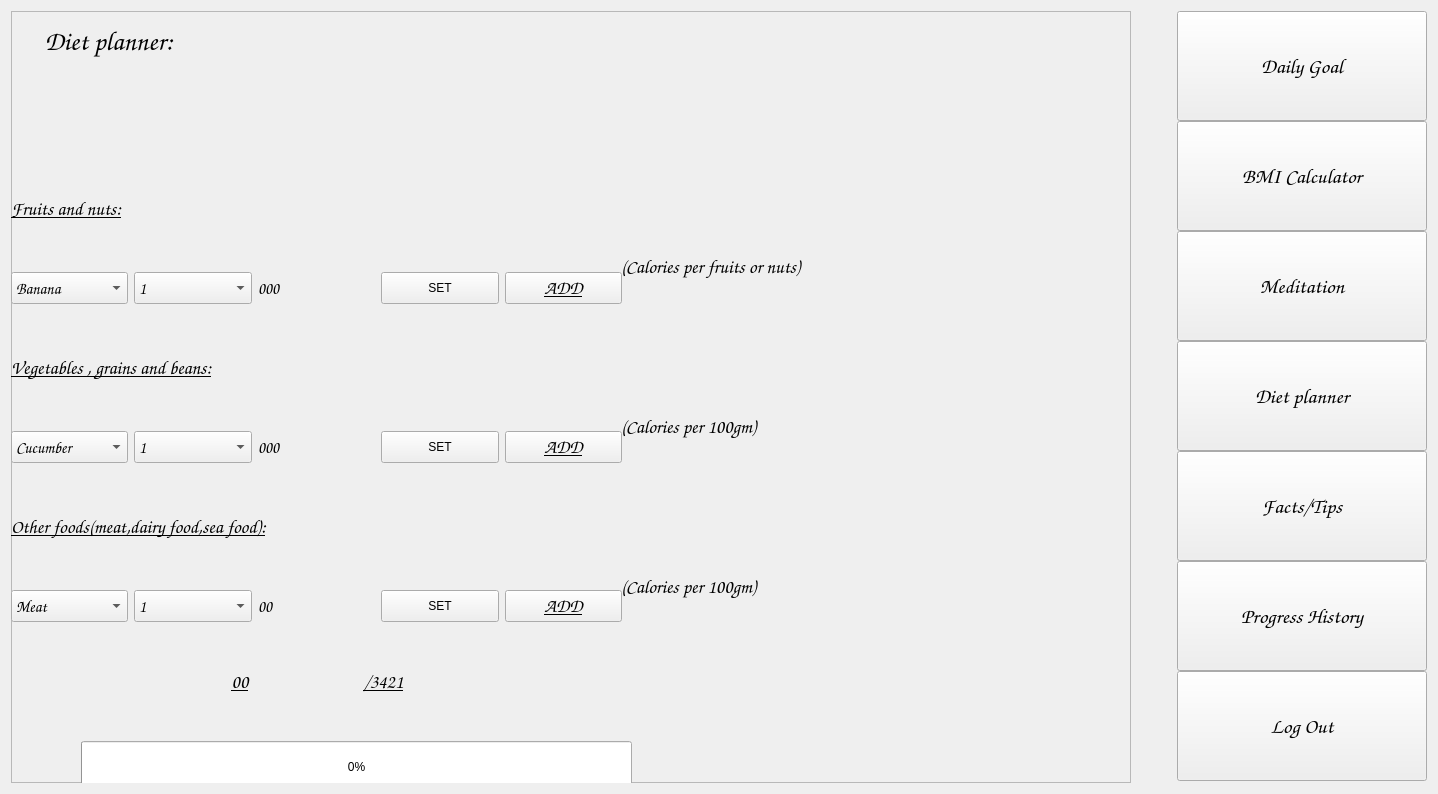
<?xml version="1.0" encoding="UTF-8"?>
<ui version="4.0">
 <class>Form</class>
 <widget class="QWidget" name="Form">
  <property name="geometry">
   <rect>
    <x>0</x>
    <y>0</y>
    <width>1438</width>
    <height>794</height>
   </rect>
  </property>
  <property name="windowTitle">
   <string>Form</string>
  </property>
  <property name="styleSheet">
   <string notr="true">border-image: url(:/newPrefix/Form graphics/trt.jpg);</string>
  </property>
  <layout class="QHBoxLayout" name="horizontalLayout_5">
   <item>
    <widget class="QFrame" name="frame">
     <property name="sizePolicy">
      <sizepolicy hsizetype="MinimumExpanding" vsizetype="MinimumExpanding">
       <horstretch>0</horstretch>
       <verstretch>0</verstretch>
      </sizepolicy>
     </property>
     <property name="minimumSize">
      <size>
       <width>1110</width>
       <height>0</height>
      </size>
     </property>
     <property name="styleSheet">
      <string notr="true">border-image:none;</string>
     </property>
     <property name="frameShape">
      <enum>QFrame::StyledPanel</enum>
     </property>
     <property name="frameShadow">
      <enum>QFrame::Raised</enum>
     </property>
     <widget class="QLabel" name="label_2">
      <property name="geometry">
       <rect>
        <x>10</x>
        <y>-10</y>
        <width>511</width>
        <height>81</height>
       </rect>
      </property>
      <property name="font">
       <font>
        <family>Comic Sans MS</family>
        <pointsize>20</pointsize>
        <weight>75</weight>
        <italic>true</italic>
        <bold>true</bold>
       </font>
      </property>
      <property name="styleSheet">
       <string notr="true">border-image: url(:/newPrefix/Form graphics/gg.png);</string>
      </property>
      <property name="text">
       <string>    Diet planner:</string>
      </property>
     </widget>
     <widget class="QWidget" name="layoutWidget">
      <property name="geometry">
       <rect>
        <x>0</x>
        <y>140</y>
        <width>611</width>
        <height>471</height>
       </rect>
      </property>
      <layout class="QVBoxLayout" name="verticalLayout_5">
       <item>
        <layout class="QVBoxLayout" name="verticalLayout">
         <item>
          <widget class="QLabel" name="label_3">
           <property name="font">
            <font>
             <family>Comic Sans MS</family>
             <pointsize>14</pointsize>
             <weight>75</weight>
             <italic>true</italic>
             <bold>true</bold>
             <underline>true</underline>
            </font>
           </property>
           <property name="text">
            <string>Fruits and nuts:</string>
           </property>
          </widget>
         </item>
         <item>
          <layout class="QHBoxLayout" name="horizontalLayout">
           <item>
            <widget class="QComboBox" name="comboBox_2">
             <property name="sizePolicy">
              <sizepolicy hsizetype="Preferred" vsizetype="Preferred">
               <horstretch>0</horstretch>
               <verstretch>0</verstretch>
              </sizepolicy>
             </property>
             <property name="font">
              <font>
               <family>Comic Sans MS</family>
               <pointsize>12</pointsize>
               <weight>75</weight>
               <italic>true</italic>
               <bold>true</bold>
              </font>
             </property>
             <item>
              <property name="text">
               <string>Banana</string>
              </property>
             </item>
             <item>
              <property name="text">
               <string>Orange</string>
              </property>
             </item>
             <item>
              <property name="text">
               <string>Mango</string>
              </property>
             </item>
             <item>
              <property name="text">
               <string>Apple</string>
              </property>
             </item>
             <item>
              <property name="text">
               <string>Cashew</string>
              </property>
             </item>
             <item>
              <property name="text">
               <string>Pista</string>
              </property>
             </item>
             <item>
              <property name="text">
               <string>Almond</string>
              </property>
             </item>
             <item>
              <property name="text">
               <string>Watermelon</string>
              </property>
             </item>
             <item>
              <property name="text">
               <string>Chickoo</string>
              </property>
             </item>
             <item>
              <property name="text">
               <string>Sweetlime</string>
              </property>
             </item>
            </widget>
           </item>
           <item>
            <widget class="QComboBox" name="comboBox_5">
             <property name="sizePolicy">
              <sizepolicy hsizetype="Preferred" vsizetype="Preferred">
               <horstretch>0</horstretch>
               <verstretch>0</verstretch>
              </sizepolicy>
             </property>
             <property name="font">
              <font>
               <family>Comic Sans MS</family>
               <pointsize>12</pointsize>
               <weight>75</weight>
               <italic>true</italic>
               <bold>true</bold>
              </font>
             </property>
             <property name="editable">
              <bool>false</bool>
             </property>
             <property name="maxCount">
              <number>6</number>
             </property>
             <item>
              <property name="text">
               <string>1</string>
              </property>
             </item>
             <item>
              <property name="text">
               <string>2</string>
              </property>
             </item>
             <item>
              <property name="text">
               <string>3</string>
              </property>
             </item>
             <item>
              <property name="text">
               <string>4</string>
              </property>
             </item>
             <item>
              <property name="text">
               <string>5</string>
              </property>
             </item>
             <item>
              <property name="text">
               <string>6</string>
              </property>
             </item>
            </widget>
           </item>
           <item>
            <widget class="QLabel" name="label_8">
             <property name="font">
              <font>
               <family>Comic Sans MS</family>
               <pointsize>12</pointsize>
               <weight>75</weight>
               <italic>true</italic>
               <bold>true</bold>
              </font>
             </property>
             <property name="text">
              <string>000</string>
             </property>
            </widget>
           </item>
           <item>
            <widget class="QPushButton" name="pushButton">
             <property name="sizePolicy">
              <sizepolicy hsizetype="Minimum" vsizetype="Preferred">
               <horstretch>0</horstretch>
               <verstretch>0</verstretch>
              </sizepolicy>
             </property>
             <property name="text">
              <string>SET</string>
             </property>
            </widget>
           </item>
           <item>
            <widget class="QPushButton" name="pushButton_2">
             <property name="font">
              <font>
               <family>Comic Sans MS</family>
               <pointsize>14</pointsize>
               <weight>75</weight>
               <italic>true</italic>
               <bold>true</bold>
               <underline>true</underline>
              </font>
             </property>
             <property name="styleSheet">
              <string notr="true">background-image: url(:/newPrefix/Form graphics/ImagBtun.jpg);</string>
             </property>
             <property name="text">
              <string>ADD</string>
             </property>
            </widget>
           </item>
          </layout>
         </item>
        </layout>
       </item>
       <item>
        <layout class="QVBoxLayout" name="verticalLayout_2">
         <item>
          <widget class="QLabel" name="label_4">
           <property name="font">
            <font>
             <family>Comic Sans MS</family>
             <pointsize>14</pointsize>
             <weight>75</weight>
             <italic>true</italic>
             <bold>true</bold>
             <underline>true</underline>
            </font>
           </property>
           <property name="text">
            <string>Vegetables , grains and beans:</string>
           </property>
          </widget>
         </item>
         <item>
          <layout class="QHBoxLayout" name="horizontalLayout_2">
           <item>
            <widget class="QComboBox" name="comboBox_3">
             <property name="sizePolicy">
              <sizepolicy hsizetype="Preferred" vsizetype="Preferred">
               <horstretch>0</horstretch>
               <verstretch>0</verstretch>
              </sizepolicy>
             </property>
             <property name="font">
              <font>
               <family>Comic Sans MS</family>
               <pointsize>12</pointsize>
               <weight>75</weight>
               <italic>true</italic>
               <bold>true</bold>
              </font>
             </property>
             <item>
              <property name="text">
               <string>Cucumber</string>
              </property>
             </item>
             <item>
              <property name="text">
               <string>Brinjal</string>
              </property>
             </item>
             <item>
              <property name="text">
               <string>Spinach</string>
              </property>
             </item>
             <item>
              <property name="text">
               <string>Carrot</string>
              </property>
             </item>
             <item>
              <property name="text">
               <string>Capsicum</string>
              </property>
             </item>
             <item>
              <property name="text">
               <string>Brocolli</string>
              </property>
             </item>
             <item>
              <property name="text">
               <string>Horse bean</string>
              </property>
             </item>
             <item>
              <property name="text">
               <string>Tomato</string>
              </property>
             </item>
             <item>
              <property name="text">
               <string>Green gram</string>
              </property>
             </item>
             <item>
              <property name="text">
               <string>Raddish</string>
              </property>
             </item>
            </widget>
           </item>
           <item>
            <widget class="QComboBox" name="comboBox_6">
             <property name="sizePolicy">
              <sizepolicy hsizetype="Preferred" vsizetype="Preferred">
               <horstretch>0</horstretch>
               <verstretch>0</verstretch>
              </sizepolicy>
             </property>
             <property name="font">
              <font>
               <family>Comic Sans MS</family>
               <pointsize>12</pointsize>
               <weight>75</weight>
               <italic>true</italic>
               <bold>true</bold>
              </font>
             </property>
             <property name="maxCount">
              <number>6</number>
             </property>
             <item>
              <property name="text">
               <string>1</string>
              </property>
             </item>
             <item>
              <property name="text">
               <string>2</string>
              </property>
             </item>
             <item>
              <property name="text">
               <string>3</string>
              </property>
             </item>
             <item>
              <property name="text">
               <string>4</string>
              </property>
             </item>
             <item>
              <property name="text">
               <string>5</string>
              </property>
             </item>
             <item>
              <property name="text">
               <string>6</string>
              </property>
             </item>
            </widget>
           </item>
           <item>
            <widget class="QLabel" name="label_9">
             <property name="font">
              <font>
               <family>Comic Sans MS</family>
               <pointsize>12</pointsize>
               <weight>75</weight>
               <italic>true</italic>
               <bold>true</bold>
              </font>
             </property>
             <property name="text">
              <string>000</string>
             </property>
            </widget>
           </item>
           <item>
            <widget class="QPushButton" name="pushButton_3">
             <property name="sizePolicy">
              <sizepolicy hsizetype="Minimum" vsizetype="Minimum">
               <horstretch>0</horstretch>
               <verstretch>0</verstretch>
              </sizepolicy>
             </property>
             <property name="text">
              <string>SET</string>
             </property>
            </widget>
           </item>
           <item>
            <widget class="QPushButton" name="pushButton_5">
             <property name="font">
              <font>
               <family>Comic Sans MS</family>
               <pointsize>14</pointsize>
               <weight>75</weight>
               <italic>true</italic>
               <bold>true</bold>
               <underline>true</underline>
              </font>
             </property>
             <property name="styleSheet">
              <string notr="true">background-image: url(:/newPrefix/Form graphics/ImagBtun.jpg);</string>
             </property>
             <property name="text">
              <string>ADD</string>
             </property>
            </widget>
           </item>
          </layout>
         </item>
        </layout>
       </item>
       <item>
        <layout class="QVBoxLayout" name="verticalLayout_3">
         <item>
          <widget class="QLabel" name="label_5">
           <property name="font">
            <font>
             <family>Comic Sans MS</family>
             <pointsize>14</pointsize>
             <weight>75</weight>
             <italic>true</italic>
             <bold>true</bold>
             <underline>true</underline>
            </font>
           </property>
           <property name="text">
            <string>Other foods(meat,dairy food,sea food):</string>
           </property>
          </widget>
         </item>
         <item>
          <layout class="QHBoxLayout" name="horizontalLayout_3">
           <item>
            <widget class="QComboBox" name="comboBox_4">
             <property name="sizePolicy">
              <sizepolicy hsizetype="Preferred" vsizetype="Preferred">
               <horstretch>0</horstretch>
               <verstretch>0</verstretch>
              </sizepolicy>
             </property>
             <property name="font">
              <font>
               <family>Comic Sans MS</family>
               <pointsize>12</pointsize>
               <weight>75</weight>
               <italic>true</italic>
               <bold>true</bold>
              </font>
             </property>
             <item>
              <property name="text">
               <string>Meat</string>
              </property>
             </item>
             <item>
              <property name="text">
               <string>Chicken</string>
              </property>
             </item>
             <item>
              <property name="text">
               <string>Egg</string>
              </property>
             </item>
             <item>
              <property name="text">
               <string>Fish</string>
              </property>
             </item>
             <item>
              <property name="text">
               <string>Milk</string>
              </property>
             </item>
             <item>
              <property name="text">
               <string>Curd</string>
              </property>
             </item>
             <item>
              <property name="text">
               <string>Panner</string>
              </property>
             </item>
             <item>
              <property name="text">
               <string>Cheese</string>
              </property>
             </item>
            </widget>
           </item>
           <item>
            <widget class="QComboBox" name="comboBox_7">
             <property name="sizePolicy">
              <sizepolicy hsizetype="Preferred" vsizetype="Preferred">
               <horstretch>0</horstretch>
               <verstretch>0</verstretch>
              </sizepolicy>
             </property>
             <property name="font">
              <font>
               <family>Comic Sans MS</family>
               <pointsize>12</pointsize>
               <weight>75</weight>
               <italic>true</italic>
               <bold>true</bold>
              </font>
             </property>
             <item>
              <property name="text">
               <string>1</string>
              </property>
             </item>
             <item>
              <property name="text">
               <string>2</string>
              </property>
             </item>
             <item>
              <property name="text">
               <string>3</string>
              </property>
             </item>
             <item>
              <property name="text">
               <string>4</string>
              </property>
             </item>
             <item>
              <property name="text">
               <string>5</string>
              </property>
             </item>
             <item>
              <property name="text">
               <string>6</string>
              </property>
             </item>
            </widget>
           </item>
           <item>
            <widget class="QLabel" name="label_10">
             <property name="font">
              <font>
               <family>Comic Sans MS</family>
               <pointsize>12</pointsize>
               <weight>75</weight>
               <italic>true</italic>
               <bold>true</bold>
              </font>
             </property>
             <property name="text">
              <string>00</string>
             </property>
            </widget>
           </item>
           <item>
            <widget class="QPushButton" name="pushButton_4">
             <property name="sizePolicy">
              <sizepolicy hsizetype="Minimum" vsizetype="Minimum">
               <horstretch>0</horstretch>
               <verstretch>0</verstretch>
              </sizepolicy>
             </property>
             <property name="text">
              <string>SET</string>
             </property>
            </widget>
           </item>
           <item>
            <widget class="QPushButton" name="pushButton_6">
             <property name="font">
              <font>
               <family>Comic Sans MS</family>
               <pointsize>14</pointsize>
               <weight>75</weight>
               <italic>true</italic>
               <bold>true</bold>
               <underline>true</underline>
              </font>
             </property>
             <property name="styleSheet">
              <string notr="true">background-image: url(:/newPrefix/Form graphics/ImagBtun.jpg);</string>
             </property>
             <property name="text">
              <string>ADD</string>
             </property>
            </widget>
           </item>
          </layout>
         </item>
        </layout>
       </item>
      </layout>
     </widget>
     <widget class="QWidget" name="layoutWidget">
      <property name="geometry">
       <rect>
        <x>160</x>
        <y>620</y>
        <width>281</width>
        <height>101</height>
       </rect>
      </property>
      <layout class="QHBoxLayout" name="horizontalLayout_4">
       <item>
        <widget class="QLabel" name="label">
         <property name="font">
          <font>
           <family>Comic Sans MS</family>
           <pointsize>14</pointsize>
           <weight>75</weight>
           <italic>true</italic>
           <bold>true</bold>
           <underline>true</underline>
          </font>
         </property>
         <property name="text">
          <string>00</string>
         </property>
         <property name="alignment">
          <set>Qt::AlignCenter</set>
         </property>
        </widget>
       </item>
       <item>
        <widget class="QLabel" name="label_6">
         <property name="font">
          <font>
           <family>Comic Sans MS</family>
           <pointsize>14</pointsize>
           <weight>75</weight>
           <italic>true</italic>
           <bold>true</bold>
           <underline>true</underline>
          </font>
         </property>
         <property name="text">
          <string>/3421</string>
         </property>
         <property name="alignment">
          <set>Qt::AlignCenter</set>
         </property>
        </widget>
       </item>
      </layout>
     </widget>
     <widget class="QProgressBar" name="progressBar">
      <property name="geometry">
       <rect>
        <x>70</x>
        <y>730</y>
        <width>551</width>
        <height>51</height>
       </rect>
      </property>
      <property name="value">
       <number>0</number>
      </property>
     </widget>
     <widget class="QLabel" name="label_11">
      <property name="geometry">
       <rect>
        <x>610</x>
        <y>220</y>
        <width>311</width>
        <height>71</height>
       </rect>
      </property>
      <property name="font">
       <font>
        <family>Comic Sans MS</family>
        <pointsize>14</pointsize>
        <weight>75</weight>
        <italic>true</italic>
        <bold>true</bold>
       </font>
      </property>
      <property name="text">
       <string>(Calories per fruits or nuts)</string>
      </property>
     </widget>
     <widget class="QLabel" name="label_12">
      <property name="geometry">
       <rect>
        <x>610</x>
        <y>380</y>
        <width>251</width>
        <height>71</height>
       </rect>
      </property>
      <property name="font">
       <font>
        <family>Comic Sans MS</family>
        <pointsize>14</pointsize>
        <weight>75</weight>
        <italic>true</italic>
        <bold>true</bold>
       </font>
      </property>
      <property name="text">
       <string>(Calories per 100gm)</string>
      </property>
     </widget>
     <widget class="QLabel" name="label_13">
      <property name="geometry">
       <rect>
        <x>610</x>
        <y>540</y>
        <width>251</width>
        <height>71</height>
       </rect>
      </property>
      <property name="font">
       <font>
        <family>Comic Sans MS</family>
        <pointsize>14</pointsize>
        <weight>75</weight>
        <italic>true</italic>
        <bold>true</bold>
       </font>
      </property>
      <property name="text">
       <string>(Calories per 100gm)</string>
      </property>
     </widget>
    </widget>
   </item>
   <item>
    <spacer name="horizontalSpacer">
     <property name="orientation">
      <enum>Qt::Horizontal</enum>
     </property>
     <property name="sizeType">
      <enum>QSizePolicy::Fixed</enum>
     </property>
     <property name="sizeHint" stdset="0">
      <size>
       <width>40</width>
       <height>20</height>
      </size>
     </property>
    </spacer>
   </item>
   <item>
    <layout class="QVBoxLayout" name="verticalLayout_4">
     <property name="spacing">
      <number>0</number>
     </property>
     <item>
      <widget class="QPushButton" name="pushButton_dailygoal">
       <property name="sizePolicy">
        <sizepolicy hsizetype="Minimum" vsizetype="Fixed">
         <horstretch>0</horstretch>
         <verstretch>0</verstretch>
        </sizepolicy>
       </property>
       <property name="minimumSize">
        <size>
         <width>250</width>
         <height>110</height>
        </size>
       </property>
       <property name="font">
        <font>
         <family>Comic Sans MS</family>
         <pointsize>16</pointsize>
         <weight>75</weight>
         <italic>true</italic>
         <bold>true</bold>
        </font>
       </property>
       <property name="styleSheet">
        <string notr="true">border-image: url(:/newPrefix/Form graphics/buttonbg.png);</string>
       </property>
       <property name="text">
        <string>Daily Goal</string>
       </property>
      </widget>
     </item>
     <item>
      <widget class="QPushButton" name="pushButton_bmicalculator">
       <property name="minimumSize">
        <size>
         <width>0</width>
         <height>110</height>
        </size>
       </property>
       <property name="font">
        <font>
         <family>Comic Sans MS</family>
         <pointsize>16</pointsize>
         <weight>75</weight>
         <italic>true</italic>
         <bold>true</bold>
        </font>
       </property>
       <property name="styleSheet">
        <string notr="true">border-image: url(:/newPrefix/Form graphics/buttonbg.png);</string>
       </property>
       <property name="text">
        <string>BMI Calculator</string>
       </property>
      </widget>
     </item>
     <item>
      <widget class="QPushButton" name="pushButton_meditation">
       <property name="minimumSize">
        <size>
         <width>0</width>
         <height>110</height>
        </size>
       </property>
       <property name="font">
        <font>
         <family>Comic Sans MS</family>
         <pointsize>16</pointsize>
         <weight>75</weight>
         <italic>true</italic>
         <bold>true</bold>
        </font>
       </property>
       <property name="styleSheet">
        <string notr="true">border-image: url(:/newPrefix/Form graphics/buttonbg.png);</string>
       </property>
       <property name="text">
        <string>Meditation</string>
       </property>
      </widget>
     </item>
     <item>
      <widget class="QPushButton" name="pushButton_dietplanner">
       <property name="sizePolicy">
        <sizepolicy hsizetype="Minimum" vsizetype="Fixed">
         <horstretch>0</horstretch>
         <verstretch>0</verstretch>
        </sizepolicy>
       </property>
       <property name="minimumSize">
        <size>
         <width>0</width>
         <height>110</height>
        </size>
       </property>
       <property name="font">
        <font>
         <family>Comic Sans MS</family>
         <pointsize>16</pointsize>
         <weight>75</weight>
         <italic>true</italic>
         <bold>true</bold>
        </font>
       </property>
       <property name="styleSheet">
        <string notr="true">border-image: url(:/newPrefix/Form graphics/buttonbg.png);</string>
       </property>
       <property name="text">
        <string>Diet planner</string>
       </property>
      </widget>
     </item>
     <item>
      <widget class="QPushButton" name="pushButton_both">
       <property name="minimumSize">
        <size>
         <width>0</width>
         <height>110</height>
        </size>
       </property>
       <property name="font">
        <font>
         <family>Comic Sans MS</family>
         <pointsize>16</pointsize>
         <weight>75</weight>
         <italic>true</italic>
         <bold>true</bold>
        </font>
       </property>
       <property name="styleSheet">
        <string notr="true">border-image: url(:/newPrefix/Form graphics/buttonbg.png);</string>
       </property>
       <property name="text">
        <string>Facts/Tips</string>
       </property>
      </widget>
     </item>
     <item>
      <widget class="QPushButton" name="pushButton_progresshistory">
       <property name="minimumSize">
        <size>
         <width>0</width>
         <height>110</height>
        </size>
       </property>
       <property name="font">
        <font>
         <family>Comic Sans MS</family>
         <pointsize>16</pointsize>
         <weight>75</weight>
         <italic>true</italic>
         <bold>true</bold>
        </font>
       </property>
       <property name="styleSheet">
        <string notr="true">border-image: url(:/newPrefix/Form graphics/buttonbg.png);</string>
       </property>
       <property name="text">
        <string>Progress History</string>
       </property>
      </widget>
     </item>
     <item>
      <widget class="QPushButton" name="pushButton_logout">
       <property name="minimumSize">
        <size>
         <width>0</width>
         <height>110</height>
        </size>
       </property>
       <property name="font">
        <font>
         <family>Comic Sans MS</family>
         <pointsize>16</pointsize>
         <weight>75</weight>
         <italic>true</italic>
         <bold>true</bold>
        </font>
       </property>
       <property name="styleSheet">
        <string notr="true">border-image: url(:/newPrefix/Form graphics/buttonbg.png);
border-image: url(:/newPrefix/Form graphics/red-butto-transparent-background-11621027099oxucsro5ez.png);</string>
       </property>
       <property name="text">
        <string>Log Out</string>
       </property>
      </widget>
     </item>
    </layout>
   </item>
  </layout>
 </widget>
 <resources>
  <include location="images.qrc"/>
 </resources>
 <connections/>
</ui>
